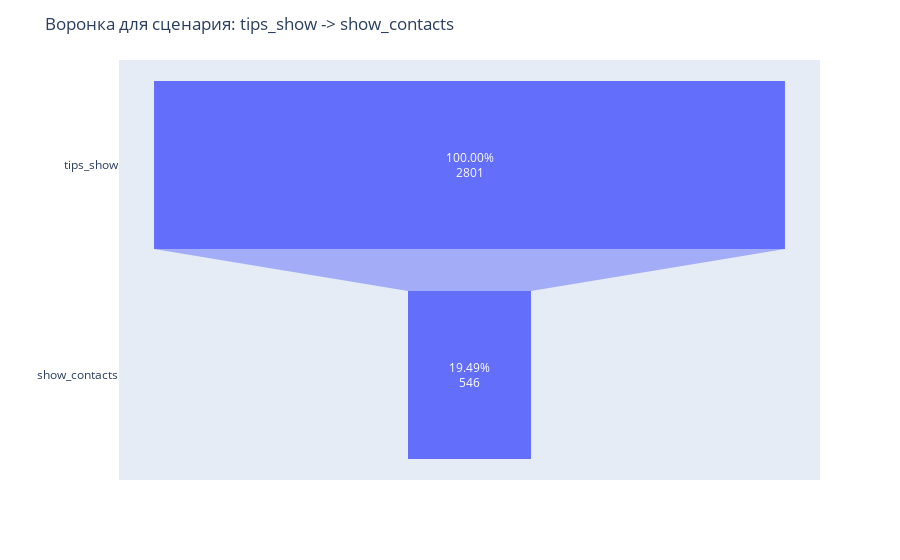
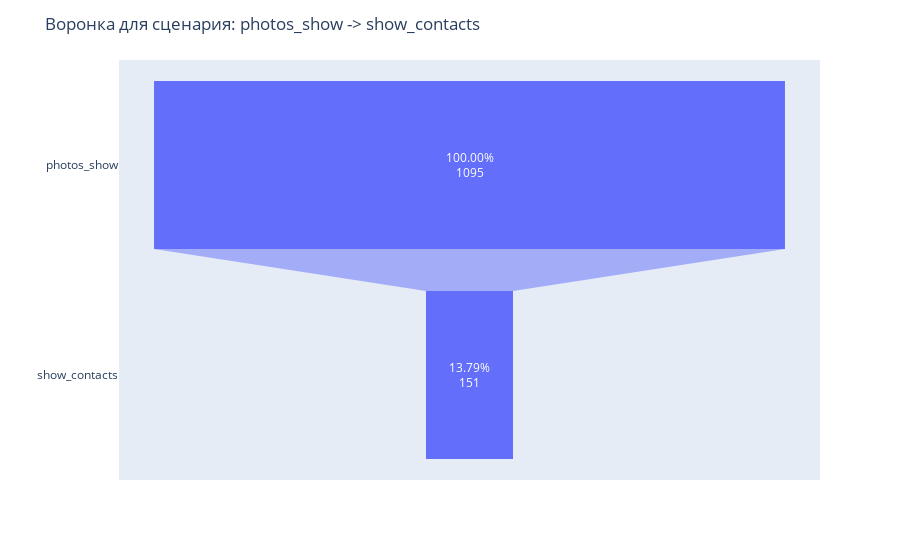
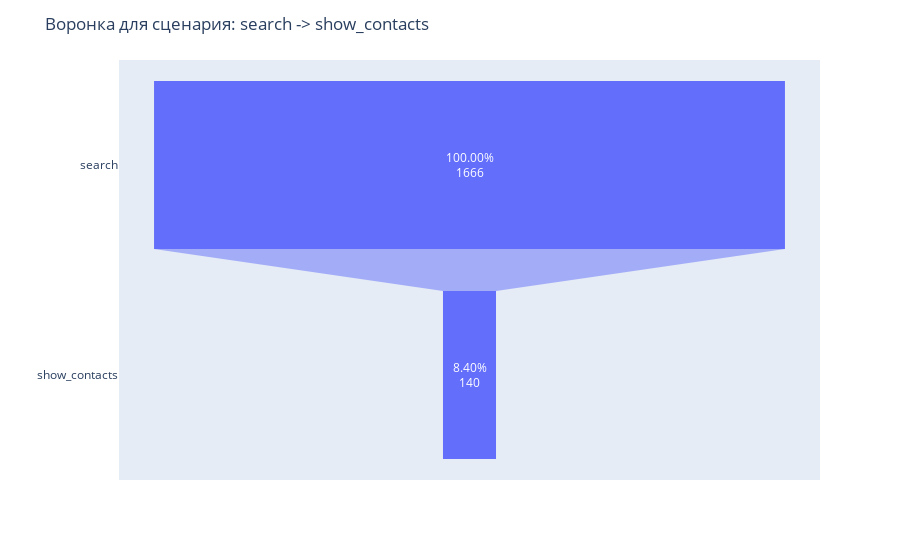
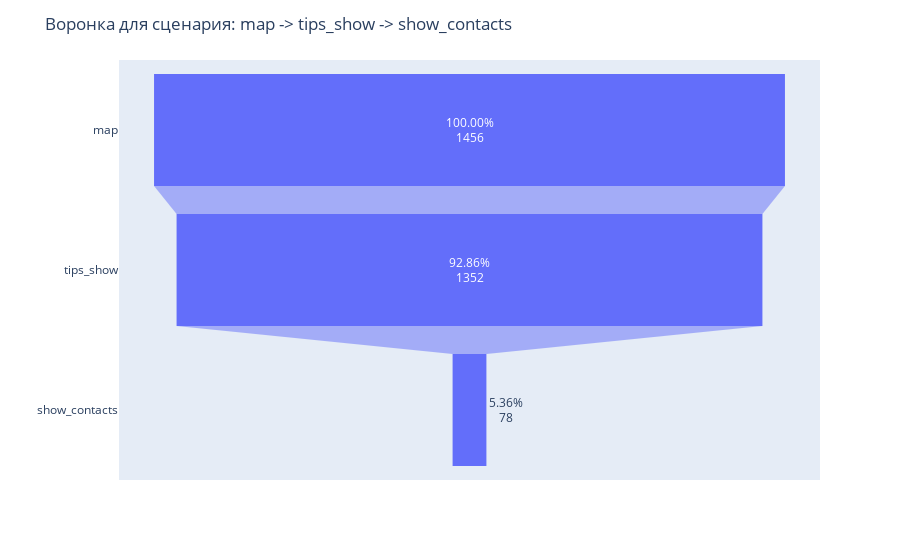

Notebook source saved alongside these figures, in order:
### Code cell
# Функция для построения воронки
def build_funnel(scenario, final_count):
    steps = scenario.split(' -> ')
    step_counts = []
    percentages = []  # Добавляем список для хранения процентов
    df_filtered = df.copy()

    for step in steps[:-1]:
        users_at_step = set(df_filtered[df_filtered['event_name'] == step]['user_id'])
        step_counts.append(len(users_at_step))
        df_filtered = df_filtered[df_filtered['user_id'].isin(users_at_step)]

    step_counts.append(final_count)

    total_users = step_counts[0]  # Исходное количество пользователей
    for count in step_counts:
        percentage = (count / total_users) * 100  # Расчет процента
        percentages.append(f"{percentage:.2f}%")  # Добавляем процент в форматированном виде

    # Создаем DataFrame для отображения на воронке
    funnel_data = {'Step': steps, 'Users': step_counts, 'Percentage': percentages}
    funnel_df = pd.DataFrame(funnel_data)

    # Создание воронки
    fig = px.funnel(funnel_df, y='Step', x='Users', text='Percentage')
    fig.update_layout(title=f"Воронка для сценария: {scenario}", yaxis_title="")
    return fig

# Построение и отображение воронок для каждого сценария
for scenario, final_count in zip(scenarios, final_counts):
    funnel_fig = build_funnel(scenario, final_count)
    display(funnel_fig)

### Figure 1 — Plotly figure (JSON) as saved in the notebook; plotly's stock layout.template omitted (floating-point values rounded to 4 significant figures)
{"data": [{"hovertemplate": "Users=%{x}<br>Step=%{y}<br>Percentage=%{text}<extra></extra>", "legendgroup": "", "marker": {"color": "#636efa"}, "name": "", "orientation": "h", "showlegend": false, "text": ["100.00%", "19.49%"], "type": "funnel", "x": [2801, 546], "xaxis": "x", "y": ["tips_show", "show_contacts"], "yaxis": "y"}], "layout": {"legend": {"tracegroupgap": 0}, "margin": {"t": 60}, "title": {"text": "Воронка для сценария: tips_show -> show_contacts"}, "xaxis": {"anchor": "y", "domain": [0, 1], "title": {"text": "Users"}}, "yaxis": {"anchor": "x", "domain": [0, 1], "title": {"text": ""}}}}

### Figure 2 — Plotly figure (JSON) as saved in the notebook; plotly's stock layout.template omitted (floating-point values rounded to 4 significant figures)
{"data": [{"hovertemplate": "Users=%{x}<br>Step=%{y}<br>Percentage=%{text}<extra></extra>", "legendgroup": "", "marker": {"color": "#636efa"}, "name": "", "orientation": "h", "showlegend": false, "text": ["100.00%", "13.79%"], "type": "funnel", "x": [1095, 151], "xaxis": "x", "y": ["photos_show", "show_contacts"], "yaxis": "y"}], "layout": {"legend": {"tracegroupgap": 0}, "margin": {"t": 60}, "title": {"text": "Воронка для сценария: photos_show -> show_contacts"}, "xaxis": {"anchor": "y", "domain": [0, 1], "title": {"text": "Users"}}, "yaxis": {"anchor": "x", "domain": [0, 1], "title": {"text": ""}}}}

### Figure 3 — Plotly figure (JSON) as saved in the notebook; plotly's stock layout.template omitted (floating-point values rounded to 4 significant figures)
{"data": [{"hovertemplate": "Users=%{x}<br>Step=%{y}<br>Percentage=%{text}<extra></extra>", "legendgroup": "", "marker": {"color": "#636efa"}, "name": "", "orientation": "h", "showlegend": false, "text": ["100.00%", "8.40%"], "type": "funnel", "x": [1666, 140], "xaxis": "x", "y": ["search", "show_contacts"], "yaxis": "y"}], "layout": {"legend": {"tracegroupgap": 0}, "margin": {"t": 60}, "title": {"text": "Воронка для сценария: search -> show_contacts"}, "xaxis": {"anchor": "y", "domain": [0, 1], "title": {"text": "Users"}}, "yaxis": {"anchor": "x", "domain": [0, 1], "title": {"text": ""}}}}

### Figure 4 — Plotly figure (JSON) as saved in the notebook; plotly's stock layout.template omitted (floating-point values rounded to 4 significant figures)
{"data": [{"hovertemplate": "Users=%{x}<br>Step=%{y}<br>Percentage=%{text}<extra></extra>", "legendgroup": "", "marker": {"color": "#636efa"}, "name": "", "orientation": "h", "showlegend": false, "text": ["100.00%", "92.86%", "5.36%"], "type": "funnel", "x": [1456, 1352, 78], "xaxis": "x", "y": ["map", "tips_show", "show_contacts"], "yaxis": "y"}], "layout": {"legend": {"tracegroupgap": 0}, "margin": {"t": 60}, "title": {"text": "Воронка для сценария: map -> tips_show -> show_contacts"}, "xaxis": {"anchor": "y", "domain": [0, 1], "title": {"text": "Users"}}, "yaxis": {"anchor": "x", "domain": [0, 1], "title": {"text": ""}}}}
